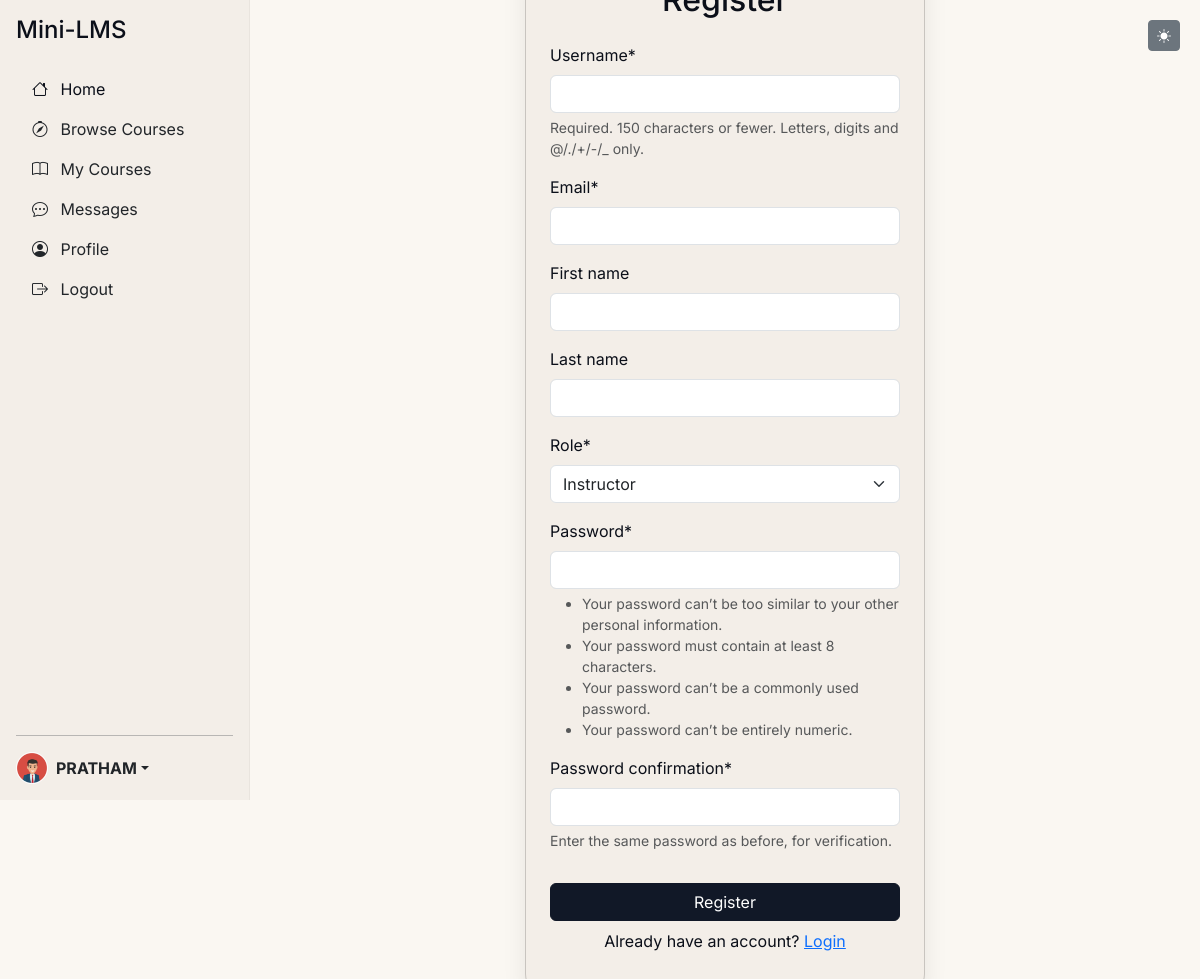
/api/auth/register/ (signed in), run on the app's committed database.
### users/models.py (models this page shows, shortened)
class User(AbstractUser):
    ROLE_CHOICES = (
        ('INSTRUCTOR', 'Instructor'),
        ('STUDENT', 'Student'),
    )
    role = models.CharField(max_length=10, choices=ROLE_CHOICES, default='STUDENT')
    profile_photo = models.ImageField(upload_to='profile_photos/', null=True, blank=True)
    bio = models.TextField(max_length=500, blank=True)
    created_at = models.DateTimeField(auto_now_add=True)

### users/views.py (the view)
# urls.py: path('register/', views.register_view, name='register'),
def register_view(request):
    if request.method == 'POST':
        form = UserRegistrationForm(request.POST)
        if form.is_valid():
            user = form.save()
            messages.success(request, 'Registration successful. Please log in.')
            if user.role == 'INSTRUCTOR':
                return redirect('/instructor/dashboard')
            else:
                return redirect('/student/dashboard')
        else:
            messages.error(request, 'Registration failed. Please correct the errors.')
    else:
        form = UserRegistrationForm()
    return render(request, 'users/register.html', {'form': form})

### users/forms.py (shortened to what this page needs)
class UserRegistrationForm(UserCreationForm):
    email = forms.EmailField(required=True)
    role = forms.ChoiceField(choices=User.ROLE_CHOICES, required=True)
    class Meta:
        model = User
        fields = ('username', 'email', 'first_name', 'last_name', 'role', 'password1', 'password2')

### templates/users/register.html (shortened to what this page needs)
{% extends 'base.html' %}
{% load crispy_forms_tags %}
{% block content %}
<div class="container d-flex justify-content-center align-items-center vh-100">
    <div class="card p-4" style="width: 100%; max-width: 400px;">
        <h2 class="card-title text-center mb-4">Register</h2>
        <form method="post">
            {{ form|crispy }}
            <button type="submit" class="btn btn-primary w-100 mt-3">Register</button>
        </form>
        <p class="text-center mt-2">
            Already have an account? <a href="{% url 'login' %}">Login</a>
        </p>
    </div>
</div>
{% endblock %}

### templates/partials/sidebar.html (shortened to what this page needs)
<nav class="sidebar d-flex flex-column p-3 bg-light vh-100 position-fixed" style="width: 250px;">
    <h4 class="mb-4">Mini-LMS</h4>
    <ul class="nav nav-pills flex-column mb-auto">
        <li class="nav-item">
            {% if request.user.is_authenticated %}
                {% if request.user.role == 'STUDENT' %}
                    <a href="{% url 'student_dashboard' %}" class="nav-link {% if request.resolver_match.url_name == 'student_dashboard' %}active{% endif %}" aria-current="page">
                        <i class="bi bi-house me-2"></i> Home
                    </a>
                {% elif request.user.role == 'INSTRUCTOR' %}
                    <a href="{% url 'instructor_dashboard' %}" class="nav-link {% if request.resolver_match.url_name == 'instructor_dashboard' %}active{% endif %}" aria-current="page">
                        <i class="bi bi-house me-2"></i> Home
                    </a>
                {% else %}
                     <a href="{% url 'course-list-public' %}" class="nav-link {% if request.resolver_match.url_name == 'course-list-public' %}active{% endif %}" aria-current="page">
                        <i class="bi bi-house me-2"></i> Home
                    </a>
                {% endif %}
            {% else %}
                <a href="{% url 'course-list-public' %}" class="nav-link {% if request.resolver_match.url_name == 'course-list-public' %}active{% endif %}" aria-current="page">
                    <i class="bi bi-house me-2"></i> Home
                </a>
            {% endif %}
        </li>
        <li>
            <a href="{% url 'course-list-public' %}" class="nav-link link-dark {% if request.resolver_match.url_name == 'course-list-public' %}active{% endif %}">
                <i class="bi bi-compass me-2"></i> Browse Courses
            </a>
        </li>
        {% if request.user.is_authenticated %}
            {% if request.user.role == 'STUDENT' %}
                <li>
                    <a href="{% url 'student_dashboard' %}" class="nav-link link-dark {% if request.resolver_match.url_name == 'student_dashboard' %}active{% endif %}">
                        <i class="bi bi-book me-2"></i> My Courses
                    </a>
                </li>
            {% elif request.user.role == 'INSTRUCTOR' %}
                <li>
                    <a href="{% url 'instructor_dashboard' %}" class="nav-link link-dark {% if request.resolver_match.url_name == 'instructor_dashboard' %}active{% endif %}">
                        <i class="bi bi-easel2 me-2"></i> Manage Courses
                    </a>
                </li>
            {% endif %}
            <li>
                <a href="{% url 'messages_list' %}" class="nav-link link-dark {% if 'messages' in request.resolver_match.url_name %}active{% endif %}">
                    <i class="bi bi-chat-dots me-2"></i> Messages
                </a>
            </li>
            <li>
                <a href="{% url 'profile_view' %}" class="nav-link link-dark {% if 'profile' in request.resolver_match.url_name %}active{% endif %}">
                    <i class="bi bi-person-circle me-2"></i> Profile
                </a>
            </li>
            <li>
                <a href="{% url 'logout' %}" class="nav-link link-dark">
                    <i class="bi bi-box-arrow-right me-2"></i> Logout
                </a>
            </li>
        {% endif %}
    </ul>
    <hr>
    <div class="dropdown">
        <a href="#" class="d-flex align-items-center link-dark text-decoration-none dropdown-toggle" id="dropdownUser2" data-bs-toggle="dropdown" aria-expanded="false">
            {% if request.user.is_authenticated %}
                {% if request.user.profile_photo %}
                    <img src="{{ request.user.profile_photo.url }}" alt="{{ request.user.username }}" width="32" height="32" class="rounded-circle me-2" style="object-fit: cover;">
                {% else %}
                    <img src="https://www.gravatar.com/avatar/?d=mp" alt="{{ request.user.username }}" width="32" height="32" class="rounded-circle me-2">
                {% endif %}
                <strong>{{ request.user.username }}</strong>
            {% else %}
                <img src="https://www.gravatar.com/avatar/?d=mp" alt="Guest" width="32" height="32" class="rounded-circle me-2">
                <strong>Guest</strong>
            {% endif %}
        </a>
    </div>
</nav>

### static/css/style.css (style rules this page uses)
body { background-color: var(--bg); color: var(--text); font-family: var(--font-sans); }
.sidebar { width: 250px; flex-shrink: 0; background-color: var(--surface) !important; border-right: 1px solid var(--chip); color: var(--text); transition: transform 0.3s ease; }
.sidebar .nav-link { color: var(--text); }
.card { border-radius: var(--radius-lg); box-shadow: var(--shadow-soft); background-color: var(--surface); color: var(--text); }
.btn-primary { background-color: var(--primary); border-color: var(--primary); }

### templates/base.html (style rules this page uses)
:root { --font-sans: "Inter", ui-sans-serif, system-ui, -apple-system, "Segoe UI", Roboto, Arial, "Noto Sans", "Apple Color Emoji", "Segoe UI Emoji"; --radius-lg: 20px; --shadow-soft: 0 8px 24px rgba(0,0,0,.08); --bg: #FAF7F2; --surface: #F3EEE8; --text: #0B0F19; --muted: #6B7280; --primary: #111827; --chip: #E9E4DE; --card-pink: #F6D5D8; --card-yellow: #FBE5B2; --card-mint: #D5F2E6; --card-lilac: #E4E2FF; }

### data on the page
User: user.profile_photo (picture), user.username "PRATHAM"
